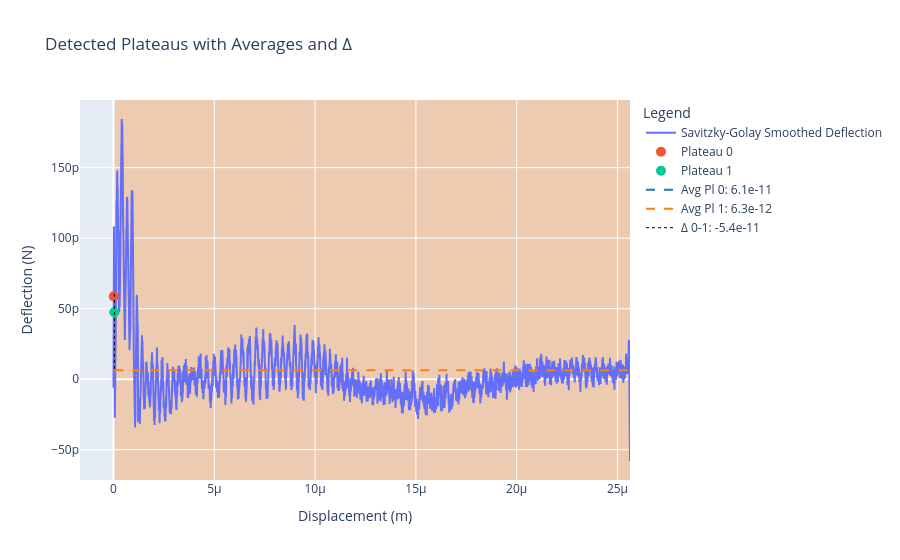

Write notebook code for a chart like this one.
### Markdown cell above
Plateau finder works by:
1. Define the smoothing parameter for `uniform_filter1d`, which will smooth the derivative of y (controlled by `dy_smooth`).
2. Apply Savitzky-Golay smoothing to dy/dx : `sav_window_length` defines the length of the window, and `sav_polyorder` sets the polynomial order. These are set in the `params` dictionary (e.g., `sav_window_length = 10`, `sav_polyorder = 1`).
3. Set the `pl_threshold` to define which peaks (in green), will be taken into the selection of "rupture/unfolding/untethering" events.
Set the plateau minimum width with `pl_min_width`, in terms of the x input's units

### Code cell
import plotly.graph_objects as go

# Prepare the figure
fig = go.Figure()

showDisplacementonX = True # False, will show time on x axis, else meters

if showDisplacementonX:
    rel_time = displacement


# 1. Add main signal trace (Savitzky-Golay smoothed)
fig.add_trace(go.Scatter(
    x=rel_time, y=defl_savitz,
    mode='lines',
    name='Savitzky-Golay Smoothed Deflection'
))

# 2. Add plateau markers with detailed hover info
for i, idx in enumerate(df_plat['plateau_avg_idx']):
    fig.add_trace(go.Scatter(
        x=[rel_time[idx]],
        y=[defl_savitz[idx]],
        mode='markers',
        marker=dict(size=10),
        name=f'Plateau {i}',
        hovertemplate=(
            f'Plat {i}<br>'
            f'Yavg = {df_plat["plateau_avg"].iloc[i]:.2e}<br>'
            f'ΔYavg = {df_plat["delta_avg"].iloc[i]:.2e}<br>'
            f'Δt = {df_plat["delta_time"].iloc[i]:.2e} s<br>'
            f'x̄(dy/dx) = {df_plat["mean dy/dx"].iloc[i]:.2e}<br>'
            f'MSE = {df_plat["plateau_MSE"].iloc[i]:.2e}<br>'
            '<extra></extra>'
        )
    ))

# 3. Overlay plateau rectangles + average and delta lines
colors = ['rgba(31,119,180,0.3)', 'rgba(255,127,14,0.3)', 'rgba(44,160,44,0.3)', 
          'rgba(214,39,40,0.3)', 'rgba(148,103,189,0.3)', 'rgba(140,86,75,0.3)', 
          'rgba(227,119,194,0.3)', 'rgba(127,127,127,0.3)', 'rgba(188,189,34,0.3)', 
          'rgba(23,190,207,0.3)']

shapes = []
for i, (start, end) in enumerate(plateaus):
    # Shaded rectangle
    shapes.append(
        dict(
            type="rect",
            xref="x", yref="paper",
            x0=rel_time[start], x1=rel_time[end-1],
            y0=0, y1=1,
            fillcolor=colors[i % len(colors)],
            line=dict(width=0),
            layer="below"
        )
    )

    # Horizontal average line
    plateau_avg = np.mean(defl_savitz[start:end])
    fig.add_trace(go.Scatter(
        x=[rel_time[start], rel_time[end-1]],
        y=[plateau_avg, plateau_avg],
        mode='lines',
        line=dict(color=colors[i % len(colors)].replace('0.3', '1.0'), width=2, dash='dash'),
        name=f'Avg Pl {i}: {plateau_avg:.2g}'
    ))

    # Vertical delta line from previous plateau
    if i > 0:
        prev_start, prev_end = plateaus[i-1]
        prev_avg = np.mean(defl_savitz[prev_start:prev_end])
        delta_x = rel_time[start]
        fig.add_trace(go.Scatter(
            x=[delta_x, delta_x],
            y=[prev_avg, plateau_avg],
            mode='lines',
            line=dict(color='black', width=1, dash='dot'),
            name=f'Δ {i-1}-{i}: {plateau_avg - prev_avg:.2g}'
        ))

if showDisplacementonX:
    xaxis_title = 'Displacement (m)'
else:
    xaxis_title = 'Time (s)'

# 4. Final layout
fig.update_layout(
    title='Detected Plateaus with Averages and Δ',
    xaxis_title=xaxis_title,
    yaxis_title='Deflection (N)',
    legend_title='Legend',
    shapes=shapes,
    showlegend=True
)

fig.show()

### Figure 1 — Plotly figure (JSON) as saved in the notebook; plotly's stock layout.template omitted (floating-point values rounded to 4 significant figures; data arrays with more than 128 entries replaced by an {"elided": "..."} marker saying what was removed)
{"data": [{"mode": "lines", "name": "Savitzky-Golay Smoothed Deflection", "type": "scatter", "x": {"elided": "11736 float values"}, "y": {"elided": "11736 float values"}}, {"hovertemplate": "Plat 0<br>Yavg = 6.05e-11<br>ΔYavg = 6.05e-11<br>Δt = 3.60e-05 s<br>x̄(dy/dx) = 2.10e-03<br>MSE = 9.11e-22<br><extra></extra>", "marker": {"size": 10}, "mode": "markers", "name": "Plateau 0", "type": "scatter", "x": [1.346e-08], "y": [5.874e-11]}, {"hovertemplate": "Plat 1<br>Yavg = 6.27e-12<br>ΔYavg = 6.05e-11<br>Δt = 9.20e-05 s<br>x̄(dy/dx) = 6.20e-04<br>MSE = 7.75e-22<br><extra></extra>", "marker": {"size": 10}, "mode": "markers", "name": "Plateau 1", "type": "scatter", "x": [3.845e-08], "y": [4.751e-11]}, {"line": {"color": "rgba(31,119,180,1.0)", "dash": "dash", "width": 2}, "mode": "lines", "name": "Avg Pl 0: 6.1e-11", "type": "scatter", "x": [0, 3.653e-08], "y": [6.05e-11, 6.05e-11]}, {"line": {"color": "rgba(255,127,14,1.0)", "dash": "dash", "width": 2}, "mode": "lines", "name": "Avg Pl 1: 6.3e-12", "type": "scatter", "x": [4.229e-08, 2.562e-05], "y": [6.271e-12, 6.271e-12]}, {"line": {"color": "black", "dash": "dot", "width": 1}, "mode": "lines", "name": "Δ 0-1: -5.4e-11", "type": "scatter", "x": [4.229e-08, 4.229e-08], "y": [6.05e-11, 6.271e-12]}], "layout": {"legend": {"title": {"text": "Legend"}}, "shapes": [{"fillcolor": "rgba(31,119,180,0.3)", "layer": "below", "line": {"width": 0}, "type": "rect", "x0": 0, "x1": 3.653e-08, "xref": "x", "y0": 0, "y1": 1, "yref": "paper"}, {"fillcolor": "rgba(255,127,14,0.3)", "layer": "below", "line": {"width": 0}, "type": "rect", "x0": 4.229e-08, "x1": 2.562e-05, "xref": "x", "y0": 0, "y1": 1, "yref": "paper"}], "showlegend": true, "title": {"text": "Detected Plateaus with Averages and Δ"}, "xaxis": {"title": {"text": "Displacement (m)"}}, "yaxis": {"title": {"text": "Deflection (N)"}}}}
